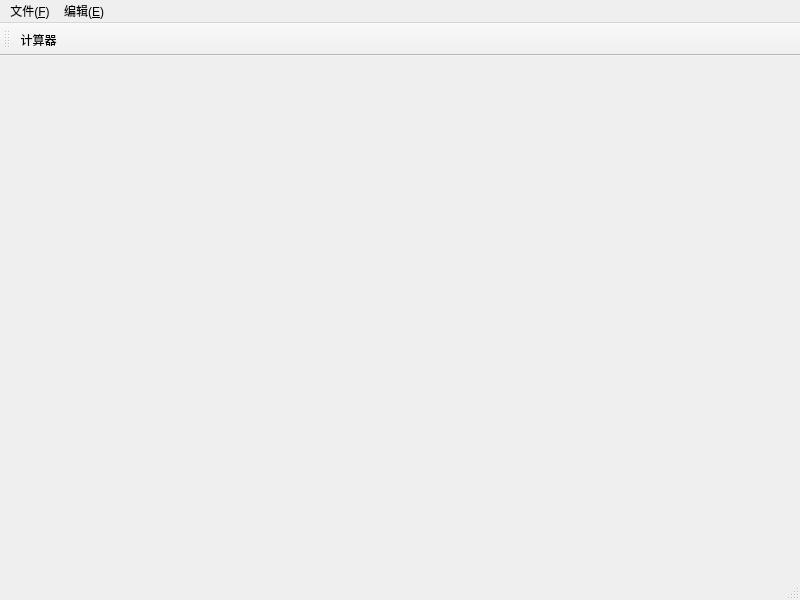
<?xml version="1.0" encoding="UTF-8"?>
<ui version="4.0">
 <class>MainWindow</class>
 <widget class="QMainWindow" name="MainWindow">
  <property name="geometry">
   <rect>
    <x>0</x>
    <y>0</y>
    <width>800</width>
    <height>600</height>
   </rect>
  </property>
  <property name="windowTitle">
   <string>MainWindow</string>
  </property>
  <widget class="QWidget" name="centralwidget"/>
  <widget class="QMenuBar" name="menubar">
   <property name="geometry">
    <rect>
     <x>0</x>
     <y>0</y>
     <width>800</width>
     <height>22</height>
    </rect>
   </property>
   <widget class="QMenu" name="menu_F">
    <property name="title">
     <string>文件(&amp;F)</string>
    </property>
    <addaction name="fileOpenAction"/>
    <addaction name="fileCloseAction"/>
    <addaction name="fileNewAction"/>
   </widget>
   <widget class="QMenu" name="menu_E">
    <property name="title">
     <string>编辑(&amp;E)</string>
    </property>
   </widget>
   <addaction name="menu_F"/>
   <addaction name="menu_E"/>
  </widget>
  <widget class="QStatusBar" name="statusbar"/>
  <widget class="QToolBar" name="toolBar">
   <property name="windowTitle">
    <string>toolBar</string>
   </property>
   <attribute name="toolBarArea">
    <enum>TopToolBarArea</enum>
   </attribute>
   <attribute name="toolBarBreak">
    <bool>false</bool>
   </attribute>
   <addaction name="openCalc"/>
  </widget>
  <action name="openCalc">
   <property name="icon">
    <iconset theme="accessories-calculator"/>
   </property>
   <property name="text">
    <string>计算器</string>
   </property>
   <property name="menuRole">
    <enum>QAction::MenuRole::NoRole</enum>
   </property>
  </action>
  <action name="fileOpenAction">
   <property name="text">
    <string>打开</string>
   </property>
  </action>
  <action name="fileCloseAction">
   <property name="text">
    <string>关闭</string>
   </property>
   <property name="menuRole">
    <enum>QAction::MenuRole::NoRole</enum>
   </property>
  </action>
  <action name="fileNewAction">
   <property name="text">
    <string>新建</string>
   </property>
   <property name="menuRole">
    <enum>QAction::MenuRole::NoRole</enum>
   </property>
  </action>
 </widget>
 <resources/>
 <connections/>
</ui>
